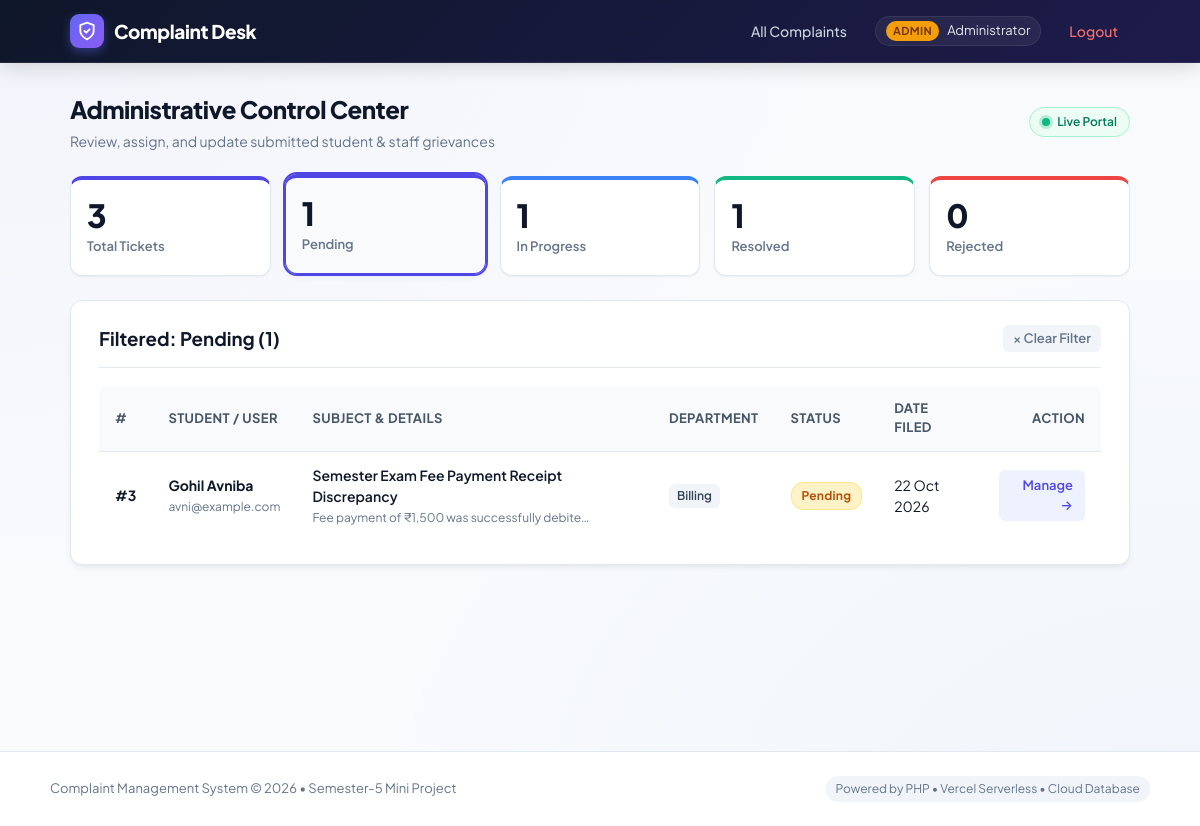
The app's page /admin/dashboard.php?status=Pending (signed in) with its own data.
### tables this page shows
CREATE TABLE complaints (
            id INTEGER PRIMARY KEY AUTOINCREMENT,
            user_id INTEGER NOT NULL,
            title TEXT NOT NULL,
            category TEXT NOT NULL,
            description TEXT NOT NULL,
            status TEXT NOT NULL DEFAULT "Pending",
            admin_remark TEXT NULL,
            created_at DATETIME DEFAULT CURRENT_TIMESTAMP,
            updated_at DATETIME DEFAULT CURRENT_TIMESTAMP,
            FOREIGN KEY (user_id) REFERENCES users(id) ON DELETE CASCADE
        );

CREATE TABLE users (
            id INTEGER PRIMARY KEY AUTOINCREMENT,
            name TEXT NOT NULL,
            email TEXT NOT NULL UNIQUE,
            password TEXT NOT NULL,
            role TEXT NOT NULL DEFAULT "user",
            created_at DATETIME DEFAULT CURRENT_TIMESTAMP
        );

### admin/dashboard.php (the view, shortened to what this page needs)
<?php
require __DIR__ . "/../config.php";
$counts = array_fill_keys(STATUSES, 0);
$total_count = 0;
foreach ($pdo->query("SELECT status, COUNT(*) n FROM complaints GROUP BY status") as $r) {
    if (isset($counts[$r["status"]])) {
        $counts[$r["status"]] = (int)$r["n"];
        $total_count += (int)$r["n"];
    }
}
$filter = $_GET["status"] ?? "";
if (in_array($filter, STATUSES, true)) {
    $q = $pdo->prepare("SELECT c.*, u.name AS user_name, u.email AS user_email FROM complaints c JOIN users u ON u.id=c.user_id WHERE c.status=? ORDER BY c.created_at DESC");
    $q->execute([$filter]);
} else {
    $q = $pdo->query("SELECT c.*, u.name AS user_name, u.email AS user_email FROM complaints c JOIN users u ON u.id=c.user_id ORDER BY c.created_at DESC");
}
$complaints = $q->fetchAll();
require __DIR__ . "/../includes/header.php";
?>
<div class="page-header">
  <div>
    <h2>Administrative Control Center</h2>
    <p class="subtitle">Review, assign, and update submitted student & staff grievances</p>
  </div>
  <div class="header-badges">
    <span class="live-indicator"><span class="pulse-dot"></span> Live Portal</span>
  </div>
</div>
<div class="stats">
  <a class="stat <?= $filter === '' ? 'active' : '' ?>" href="<?= BASE_URL ?>/admin/dashboard.php">
    <div class="stat-inner">
      <span class="stat-number"><?= $total_count ?></span>
      <span class="stat-label">Total Tickets</span>
    </div>
  </a>
  <?php foreach ($counts as $s => $n): ?>
    <?php $cls = strtolower(str_replace(' ', '-', $s)); ?>
    <a class="stat stat-<?= $cls ?> <?= $filter === $s ? 'active' : '' ?>" href="<?= BASE_URL ?>/admin/dashboard.php?status=<?= urlencode($s) ?>">
      <div class="stat-inner">
        <span class="stat-number"><?= $n ?></span>
        <span class="stat-label"><?= e($s) ?></span>
      </div>
    </a>
  <?php endforeach; ?>
</div>
<div class="card">
  <div class="card-header-bar">
    <h3 style="margin: 0;">
      <?= $filter ? 'Filtered: ' . e($filter) . ' (' . count($complaints) . ')' : 'All Complaints (' . count($complaints) . ')' ?>
    </h3>
    <?php if ($filter): ?>
      <a class="btn-clear" href="<?= BASE_URL ?>/admin/dashboard.php">&times; Clear Filter</a>
    <?php endif; ?>
  </div>
  <div class="table-responsive">
    <table>
      <thead>
        <tr>
          <th>#</th>
          <th>Student / User</th>
          <th>Subject & Details</th>
          <th>Department</th>
          <th>Status</th>
          <th>Date Filed</th>
          <th style="text-align: right;">Action</th>
        </tr>
      </thead>
      <tbody>
        <?php foreach ($complaints as $c): ?>
        <tr>
          <td><strong>#<?= $c["id"] ?></strong></td>
          <td>
            <strong><?= e($c["user_name"]) ?></strong>
            <div class="subtext"><?= e($c["user_email"] ?? "") ?></div>
          </td>
          <td>
            <div style="font-weight: 600;"><?= e($c["title"]) ?></div>
            <div class="subtext" style="max-width: 280px; overflow: hidden; text-overflow: ellipsis; white-space: nowrap;">
              <?= e(substr($c["description"], 0, 70)) ?>...
            </div>
          </td>
          <td><span class="category-tag"><?= e($c["category"]) ?></span></td>
          <td><?= badge($c["status"]) ?></td>
          <td><?= e(date("d M Y", strtotime($c["created_at"]))) ?></td>
          <td style="text-align: right;">
            <a class="btn-sm" href="<?= BASE_URL ?>/admin/update.php?id=<?= $c["id"] ?>">Manage &rarr;</a>
          </td>
        </tr>
        <?php endforeach; ?>
      </tbody>
    </table>
  </div>
</div>
<?php require __DIR__ . "/../includes/footer.php"; ?>

### config.php (shortened to what this page needs)
<?php
function e($v) {
    return htmlspecialchars((string)$v, ENT_QUOTES, 'UTF-8');
}
function badge(string $status): string {
    $cls = strtolower(str_replace(' ', '-', $status));
    return '<span class="badge ' . $cls . '">' . e($status) . '</span>';
}

### assets/style.css (style rules this page uses)
:root { --primary: #4f46e5; --primary-hover: #4338ca; --primary-light: #eef2ff; --primary-border: #c7d2fe; --text-main: #0f172a; --text-muted: #64748b; --bg-page: #f8fafc; --card-bg: #ffffff; --border: #e2e8f0; --radius-sm: 8px; --radius: 12px; --radius-lg: 16px; --shadow-sm: 0 1px 2px 0 rgba(0, 0, 0, 0.05); --shadow: 0 4px 6px -1px rgba(15, 23, 42, 0.06), 0 2px 4px -2px rgba(15, 23, 42, 0.04); --shadow-lg: 0 12px 24px -4px rgba(15, 23, 42, 0.08), 0 4px 8px -2px rgba(15, 23, 42, 0.04); --font-family: 'Plus Jakarta Sans', -apple-system, BlinkMacSystemFont, 'Segoe UI', Roboto, sans-serif; }
* { box-sizing: border-box; }
body { margin: 0; font-family: var(--font-family); background-color: var(--bg-page); background-image: radial-gradient(at 0% 0%, rgba(99, 102, 241, 0.04) 0px, transparent 50%), radial-gradient(at 100% 100%, rgba(59, 130, 246, 0.04) 0px, transparent 50%); color: var(--text-main); line-height: 1.5; -webkit-font-smoothing: antialiased; }
.card { background: var(--card-bg); border: 1px solid var(--border); border-radius: var(--radius); padding: 24px 28px; box-shadow: var(--shadow); margin-bottom: 24px; }
.page-header { display: flex; justify-content: space-between; align-items: center; margin-bottom: 24px; flex-wrap: wrap; gap: 16px; }
.page-header h2 { margin: 0; font-size: 24px; font-weight: 800; letter-spacing: -0.02em; }
.subtitle { margin: 4px 0 0; color: var(--text-muted); font-size: 14px; }
.live-indicator { display: inline-flex; align-items: center; gap: 7px; background: #ecfdf5; color: #047857; border: 1px solid #a7f3d0; font-size: 12px; font-weight: 600; padding: 5px 12px; border-radius: 20px; }
.pulse-dot { width: 8px; height: 8px; background: #10b981; border-radius: 50%; box-shadow: 0 0 0 3px rgba(16, 185, 129, 0.25); }
.stats { display: grid; grid-template-columns: repeat(auto-fit, minmax(170px, 1fr)); gap: 14px; margin-bottom: 24px; }
.stat { background: var(--card-bg); border: 1px solid var(--border); border-radius: var(--radius); padding: 18px 16px; text-decoration: none; color: var(--text-main); box-shadow: var(--shadow-sm); transition: all 0.2s ease; border-top: 4px solid var(--primary); display: block; }
.stat:hover, .stat.active { transform: translateY(-2px); box-shadow: var(--shadow); border-color: var(--primary); }
.stat.active { background: #f8fafc; outline: 2px solid var(--primary); }
.stat-pending { border-top-color: #f59e0b; }
.stat-in-progress { border-top-color: #3b82f6; }
.stat-resolved { border-top-color: #10b981; }
.stat-rejected { border-top-color: #ef4444; }
.stat-number { display: block; font-size: 32px; font-weight: 800; line-height: 1.1; color: var(--text-main); letter-spacing: -0.02em; }
.stat-label { display: block; font-size: 13px; color: var(--text-muted); font-weight: 600; margin-top: 4px; }
.btn-sm { display: inline-flex; align-items: center; padding: 6px 12px; background: var(--primary-light); color: var(--primary); border-radius: 6px; font-size: 13px; font-weight: 600; text-decoration: none; transition: all 0.15s ease; }
.btn-clear { color: var(--text-muted); text-decoration: none; font-size: 13px; font-weight: 600; padding: 4px 10px; border-radius: 6px; background: #f1f5f9; }
.card-header-bar { display: flex; justify-content: space-between; align-items: center; margin-bottom: 18px; padding-bottom: 14px; border-bottom: 1px solid var(--border); }
.table-responsive { overflow-x: auto; border-radius: var(--radius-sm); }
table { width: 100%; border-collapse: separate; border-spacing: 0; font-size: 14px; }
th, td { padding: 13px 16px; text-align: left; border-bottom: 1px solid var(--border); }
th { background: #f8fafc; color: #475569; font-weight: 700; font-size: 13px; text-transform: uppercase; letter-spacing: 0.03em; }
tr:last-child td { border-bottom: 0; }
.subtext { font-size: 12px; color: var(--text-muted); margin-top: 2px; }
.category-tag { display: inline-block; background: #f1f5f9; color: #334155; font-size: 12px; font-weight: 600; padding: 3px 8px; border-radius: 6px; }
.badge { display: inline-block; padding: 4px 10px; border-radius: 12px; font-size: 12px; font-weight: 700; letter-spacing: 0.02em; }
.badge.pending { background: #fef3c7; color: #b45309; border: 1px solid #fde68a; }

### records on screen
complaints: id "3", user.name "Gohil Avniba", user.email "avni@example.com", title "Semester Exam Fee Payment Receipt Discrepancy", description "Fee payment of ₹1,500 was successfully debite…", category "Billing", status "Pending", created_at "22 Oct 2026"

### other values on screen
$_SESSION["user"]["role"] "ADMIN"
$_SESSION["user"]["name"] "Administrator"
$total_count "3"
$n "1"
$s "Pending"
$s "In Progress"
$s "Resolved"
$n "0"
$s "Rejected"
$filter "Pending"
count($complaints) "1"
